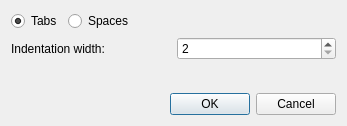
<?xml version="1.0" encoding="UTF-8"?>
<ui version="4.0">
 <class>frmIndentationMode</class>
 <widget class="QDialog" name="frmIndentationMode">
  <property name="geometry">
   <rect>
    <x>0</x>
    <y>0</y>
    <width>347</width>
    <height>126</height>
   </rect>
  </property>
  <property name="windowTitle">
   <string>Indentation</string>
  </property>
  <property name="windowIcon">
   <iconset resource="resources.qrc">
    <normaloff>:/icons/notepadqq/scalable/notepadqq.svg</normaloff>:/icons/notepadqq/scalable/notepadqq.svg</iconset>
  </property>
  <layout class="QVBoxLayout" name="verticalLayout">
   <item>
    <layout class="QHBoxLayout" name="horizontalLayout_2">
     <item>
      <widget class="QRadioButton" name="radTabs">
       <property name="text">
        <string>Tabs</string>
       </property>
       <property name="checked">
        <bool>true</bool>
       </property>
      </widget>
     </item>
     <item>
      <widget class="QRadioButton" name="radSpaces">
       <property name="text">
        <string>Spaces</string>
       </property>
      </widget>
     </item>
     <item>
      <spacer name="horizontalSpacer">
       <property name="orientation">
        <enum>Qt::Horizontal</enum>
       </property>
       <property name="sizeHint" stdset="0">
        <size>
         <width>40</width>
         <height>20</height>
        </size>
       </property>
      </spacer>
     </item>
    </layout>
   </item>
   <item>
    <layout class="QHBoxLayout" name="horizontalLayout">
     <item>
      <widget class="QLabel" name="label">
       <property name="text">
        <string>Indentation width:</string>
       </property>
      </widget>
     </item>
     <item>
      <widget class="QSpinBox" name="txtLanguages_TabSize">
       <property name="minimum">
        <number>2</number>
       </property>
       <property name="maximum">
        <number>50</number>
       </property>
      </widget>
     </item>
    </layout>
   </item>
   <item>
    <spacer name="verticalSpacer">
     <property name="orientation">
      <enum>Qt::Vertical</enum>
     </property>
     <property name="sizeType">
      <enum>QSizePolicy::MinimumExpanding</enum>
     </property>
     <property name="sizeHint" stdset="0">
      <size>
       <width>20</width>
       <height>10</height>
      </size>
     </property>
    </spacer>
   </item>
   <item>
    <widget class="QDialogButtonBox" name="buttonBox">
     <property name="standardButtons">
      <set>QDialogButtonBox::Cancel|QDialogButtonBox::Ok</set>
     </property>
    </widget>
   </item>
  </layout>
 </widget>
 <resources>
  <include location="resources.qrc"/>
 </resources>
 <connections/>
</ui>
